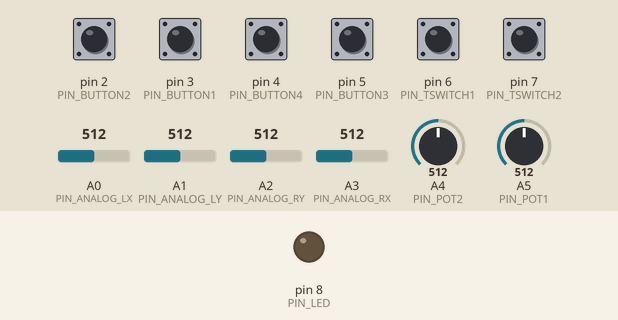
Simulated run of this sketch. Board: Arduino Uno, built with avr-gcc and run on an emulated ATmega328P. Parts: output pins drawn as LEDs (lit = HIGH). The inputs (shaded band) are chosen by the test bench; at power-on: pin 2 (PIN_BUTTON2), pin 3 (PIN_BUTTON1), pin 4 (PIN_BUTTON4), pin 5 (PIN_BUTTON3), pin 6 (PIN_TSWITCH1), pin 7 (PIN_TSWITCH2) HIGH, A0 (PIN_ANALOG_LX) = 512, A1 (PIN_ANALOG_LY) = 512, A2 (PIN_ANALOG_RY) = 512, A3 (PIN_ANALOG_RX) = 512, A4 (PIN_POT2) = 512, A5 (PIN_POT1) = 512. No radio packets arrive unless stated; what the sketch prints to the serial monitor is not drawn.

Above: at 0.1 s.
At 1.2 s:
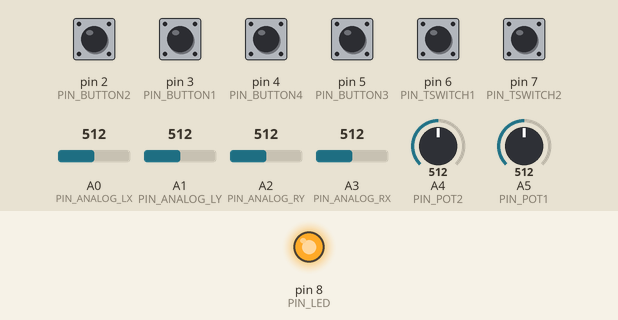
1.3 s: A0 (PIN_ANALOG_LX) set to 637
4.3 s: A0 (PIN_ANALOG_LX) set to 669
6.9 s: A1 (PIN_ANALOG_LY) set to 656
9.9 s: A1 (PIN_ANALOG_LY) set to 682
12.9 s: A2 (PIN_ANALOG_RY) set to 639
15.9 s: A2 (PIN_ANALOG_RY) set to 673
Timing chart, 0 to 18.9 s (numbered marks = the images above; inputs shaded):
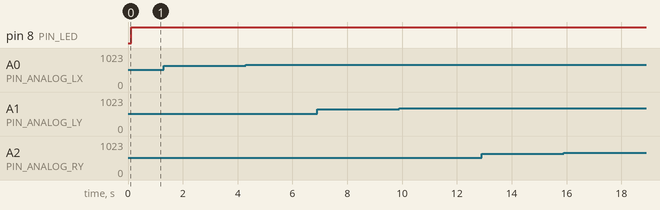

Measured:
- after the input at 1.3 s, every drawn part: stays the same
- after the input at 4.3 s, every drawn part: stays the same
- after the input at 6.9 s, every drawn part: stays the same
- after the input at 9.9 s, every drawn part: stays the same
- after the input at 12.9 s, every drawn part: stays the same
- after the input at 15.9 s, every drawn part: stays the same

The sketch:

Transmitter.ino
```cpp
/*
* Arduino Wireless Communication Tutorial
*     Example 1 - Transmitter Code
*
* by Dejan Nedelkovski, www.HowToMechatronics.com
*
* Library: TMRh20/RF24, https://github.com/tmrh20/RF24/
*/

#include <SPI.h>
#include <nRF24L01.h>
#include <RF24.h>

#define DEBUG

// 最大重试次数
#define MAX_RETRIES     3


// 定义手柄引脚
#define PIN_ANALOG_LX   A0
#define PIN_ANALOG_LY   A1
#define PIN_ANALOG_RX   A3
#define PIN_ANALOG_RY   A2

// 定义旋转定位器
#define PIN_POT1        A5
#define PIN_POT2        A4

// 手柄按钮
#define PIN_ANALOG_B1       0
#define PIN_ANALOG_B2       1

// 拨动开关
#define PIN_TSWITCH1        6
#define PIN_TSWITCH2        7

// 4个按钮
#define PIN_BUTTON1         3
#define PIN_BUTTON2         2
#define PIN_BUTTON3         5
#define PIN_BUTTON4         4

// Led
#define PIN_LED             8


// rf24接收器 其他针脚 11 12 13
#define PIN_RF24_CE     9
#define PIN_RF24_CSN    10

// 设置数据速率
#define NRF_DATA_RATE    RF24_2MBPS

RF24 radio(PIN_RF24_CE, PIN_RF24_CSN);  // CE, CSN

const byte address[6] = "00001";

struct DataPackage {
    byte lx;        //左边手柄x轴
    byte ly;        //左边手柄y轴
    byte lb;        //左边手柄按钮
    byte rx;        //右边手柄x轴
    byte ry;        //右边手柄y轴
    byte rb;        //右边手柄按钮
    byte pot1;      //电位器1
    byte pot2;      //电位器2
    byte tSwitch1;  //拨动开关1
    byte tSwitch2;  //拨动开关2
    byte button1;   //按钮1
    byte button2;   //按钮2
    byte button3;   //按钮3
    byte button4;   //按钮4
};

DataPackage data;

void ResetData()
{
    data.lx = 127;
    data.ly = 127;
    data.lb = 1;
    data.rx = 127;
    data.ry = 127;
    data.rb = 1;
    data.pot1 = 127;
    data.pot2 = 127;
    data.tSwitch1 = 0;
    data.tSwitch2 = 0;
    data.button1 = 1;
    data.button2 = 1;
    data.button3 = 1;
    data.button4 = 1;
}

int mapJoystickValues(int val, int lower, int middle, int upper, bool reverse)
{
    val = constrain(val, lower, upper);
    if ( val < middle )
        val = map(val, lower, middle, 0, 128);
    else
        val = map(val, middle, upper, 128, 255);
    return ( reverse ? 255 - val : val );
}

// 初始化无线模块
void initRadio(){

    // 初始化 NRF24L01
    radio.begin();

    // 设置通道
    radio.setChannel(1);

    // 数据速率
    // RF24_250KBPS : 250 kbps 的数据速率。
    // RF24_1MBPS : 1 Mbps 的数据速率（默认值）。
    // RF24_2MBPS : 2 Mbps 的数据速率。
    radio.setDataRate(NRF_DATA_RATE);

    // 设置射频功率
    radio.setPALevel(RF24_PA_LOW);

    // 打开接收器
    radio.openWritingPipe(address);

    // 打开 NRF24L01 模块
    radio.stopListening();
    ResetData();
}

uint32_t configTimer = millis();
// 检测无线模块，如果故障了重新初始化
void checkRoido(){
    if (radio.failureDetected) {
        radio.failureDetected = false;
        delay(250);
        Serial.println("发现无线电模块故障！");
        initRadio();
    }
    // 每隔5秒验证一次无线电配置。这可以使用与无线电默认值不同的任何设置来完成。
    if (millis() - configTimer > 5000) {
        configTimer = millis();
        if (radio.getDataRate() != NRF_DATA_RATE) {
            radio.failureDetected = true;
            Serial.println("发现无线电模块故障2！");
        }
    }
}

void setup() {
    Serial.begin(9600);
    initRadio();

    pinMode(PIN_ANALOG_LX, INPUT_PULLUP);
    pinMode(PIN_ANALOG_LY, INPUT_PULLUP);
    pinMode(PIN_ANALOG_RX, INPUT_PULLUP);
    pinMode(PIN_ANALOG_RY, INPUT_PULLUP);

    pinMode(PIN_POT1, INPUT_PULLUP);
    pinMode(PIN_POT2, INPUT_PULLUP);

    pinMode(PIN_ANALOG_B1, INPUT_PULLUP);
    pinMode(PIN_ANALOG_B2, INPUT_PULLUP);


    pinMode(PIN_TSWITCH1, INPUT_PULLUP);
    pinMode(PIN_TSWITCH2, INPUT_PULLUP);
    pinMode(PIN_BUTTON1, INPUT_PULLUP);
    pinMode(PIN_BUTTON2, INPUT_PULLUP);
    pinMode(PIN_BUTTON3, INPUT_PULLUP);
    pinMode(PIN_BUTTON4, INPUT_PULLUP);

    pinMode(PIN_LED, OUTPUT);
}

void loop() {
    checkRoido();

    short lx = analogRead(PIN_ANALOG_LX);
    short ly = analogRead(PIN_ANALOG_LY);
    short rx = analogRead(PIN_ANALOG_RX);
    short ry = analogRead(PIN_ANALOG_RY);
    short pot1 = analogRead(PIN_POT1);
    short pot2 = analogRead(PIN_POT2);

    data.lx = mapJoystickValues(lx,15,546,1022,true);
    data.ly = mapJoystickValues(ly,15,572,1022,true);
    data.rx = mapJoystickValues(rx,14,547,1022,true);
    data.ry = mapJoystickValues(ry,14,552,1022,true);

    // data.lx = map(lx, 15, 1023, 0, 255);;
    // data.ly = map(ly, 15, 1023, 0, 255);
    // data.rx = map(rx, 14, 1023, 0, 255);
    // data.ry = map(ry, 14, 1023, 0, 255);

    data.pot1 = map(pot1, 13, 1023, 0, 255);
    data.pot2 = map(pot2, 13, 1023, 0, 255);

    data.lb = digitalRead(PIN_ANALOG_B1);
    data.rb = digitalRead(PIN_ANALOG_B2);

    data.tSwitch1 = digitalRead(PIN_TSWITCH1);
    data.tSwitch2 = digitalRead(PIN_TSWITCH2);
    data.button1 = digitalRead(PIN_BUTTON1);
    data.button2 = digitalRead(PIN_BUTTON2);
    data.button3 = digitalRead(PIN_BUTTON3);
    data.button4 = digitalRead(PIN_BUTTON4);

#if defined(DEBUG)
    Serial.print("lx:");
    Serial.print(lx);
    Serial.print(" ly:");
    Serial.print(ly);
    Serial.print(" rx:");
    Serial.print(rx);
    Serial.print(" ry:");
    Serial.print(ry);
    Serial.print(" pot1:");
    Serial.print(pot1);
    Serial.print(" pot2:");
    Serial.print(pot2);

    Serial.print(" | dlx:");
    Serial.print(data.lx);
    Serial.print(" dly:");
    Serial.print(data.ly);
    Serial.print(" drx:");
    Serial.print(data.rx);
    Serial.print(" dry:");
    Serial.print(data.ry);
    Serial.print(" dlb:");
    Serial.print(data.lb);
    Serial.print(" drb:");
    Serial.print(data.rb);

    Serial.print(" dpot1:");
    Serial.print(data.pot1);
    Serial.print(" dpot2:");
    Serial.print(data.pot2);

    Serial.print(" tSwitch1:");
    Serial.print(data.tSwitch1);
    Serial.print(" tSwitch2:");
    Serial.print(data.tSwitch2);
    Serial.print(" button1:");
    Serial.print(data.button1);
    Serial.print(" button2:");
    Serial.print(data.button2);
    Serial.print(" button3:");
    Serial.print(data.button3);
    Serial.print(" button4:");
    Serial.println(data.button4);
#endif

    bool success = false;
    for (int i = 0; i < MAX_RETRIES; i++) {
        if (radio.write(&data, sizeof(DataPackage))) {
            // 发送成功
            success = true;
            break;
        } else {
            // 发送失败，延迟一段时间后重试
            delay(1);
        }
    }

    if (success) {
        // 发送成功
        digitalWrite(PIN_LED,HIGH);
#if defined(DEBUG)
        Serial.println("数据发送成功");
#endif

    } else {
        // 发送失败
        digitalWrite(PIN_LED,LOW);
#if defined(DEBUG)
        Serial.println("数据发送失败");
#endif

    }
    // delay(5);
}
```
